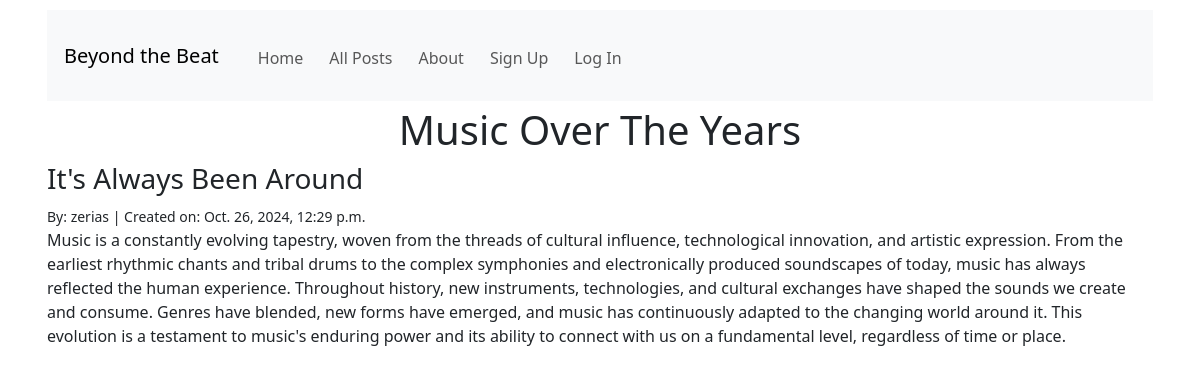
/posts/3/, run on the app's committed database.
### posts/models.py (models this page shows, shortened)
class Post(models.Model):
    title = models.CharField(max_length=128)
    subtitle = models.CharField(max_length=256)
    body = models.TextField()
    author = models.ForeignKey(
        get_user_model(),
        on_delete=models.CASCADE
    )
    status = models.ForeignKey(
        Status,
        on_delete=models.CASCADE
    )
    created_on = models.DateTimeField(auto_now_add=True)

### posts/views.py (the view)
# urls.py: path("<int:pk>/", views.PostDetailView.as_view(), name="detail"),
class PostDetailView(UserPassesTestMixin, DetailView):
    template_name = "posts/detail.html"
    model = Post
    def test_func(self):
        post = self.get_object()
        if post.status.name == "archived":
            if self.request.user.is_authenticated:
                return True
        elif post.status.name == "draft":
            if self.request.user.is_authenticated:
                return self.request.user == post.author
            return False
        else:
            return True

### templates/posts/detail.html (shortened to what this page needs)
{% extends 'base.html' %}
{% block content %}
<h1>{{ post.title }}</h1>
<h3>{{ post.subtitle }}</h3>
<small>By: {{ post.author }}  |  Created on: {{ post.created_on }}</small>
<p>{{ post.body }}</p>
{% endblock content %}

### static/css/base.css (style rules this page uses)
* { margin: 5px; padding: 0; }
h1 { text-align: center; }

### data on the page
Post: title "Music Over The Years", subtitle "It's Always Been Around", author "zerias", created_on "Oct. 26, 2024, 12:29 p.m.", body "Music is a constantly evolving tapestry, woven from the threads of cultural influence, technological innovation, and artistic expression. From the earliest rhythmic chants and tribal drums to the complex symphonies and electronically produced soundscapes of today, music has always reflected the human experience. Throughout history, new instruments, technologies, and cultural exchanges have shaped the sounds we create and consume. Genres have blended, new forms have emerged, and music has continuously adapted to the changing world around it. This evolution is a testament to music's enduring power and its ability to connect with us on a fundamental level, regardless of time or place."
